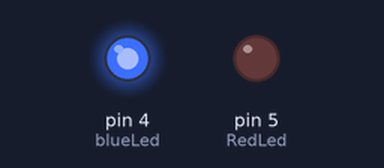
This sketch was run on a simulated Arduino Uno, built with avr-gcc and run on an emulated ATmega328P. On the bench: output pins drawn as LEDs (lit = HIGH).

Above: at 2.5 s.
At 30.5 s:
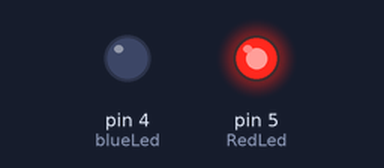
At 57.5 s:
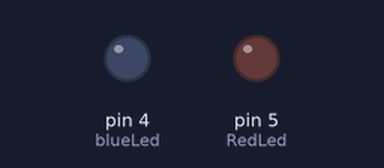
Timing chart, 0 to 59.2 s (numbered marks = the images above):
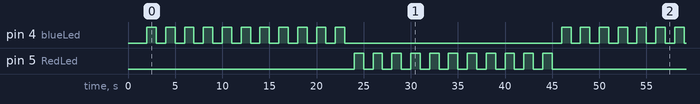

Measured:
- by itself, pin 4 (blueLed): repeats every 44.0 s: HIGH 1.0 s, LOW 23.0 s, 10 × (HIGH 1.0 s, LOW 1.0 s)
- by itself, pin 5 (RedLed): moves between LOW and HIGH, repeating every 44.0 s
- by itself, everything shown: repeats every 44.0 s, in 44 steps

The sketch:

forLoop_LED.ino
```cpp
int blueLed = 4;
int RedLed = 5;


void setup() {
  // put your setup code here, to run once:
  pinMode(blueLed, OUTPUT);
  delay(1000);
  pinMode(RedLed, OUTPUT);
  delay(1000);


}

void loop() {
  // put your main code here, to run repeatedly:
  for(int j = 0; j<=10; j = j + 1){
    digitalWrite(blueLed,HIGH);
    delay(1000);
    digitalWrite(blueLed,LOW);
    delay(1000);
  }

  for (int k = 0; k<=10; k = k +1){
    digitalWrite(RedLed, HIGH);
    delay(1000);
    digitalWrite(RedLed,LOW);
    delay(1000);

  }


}
```
